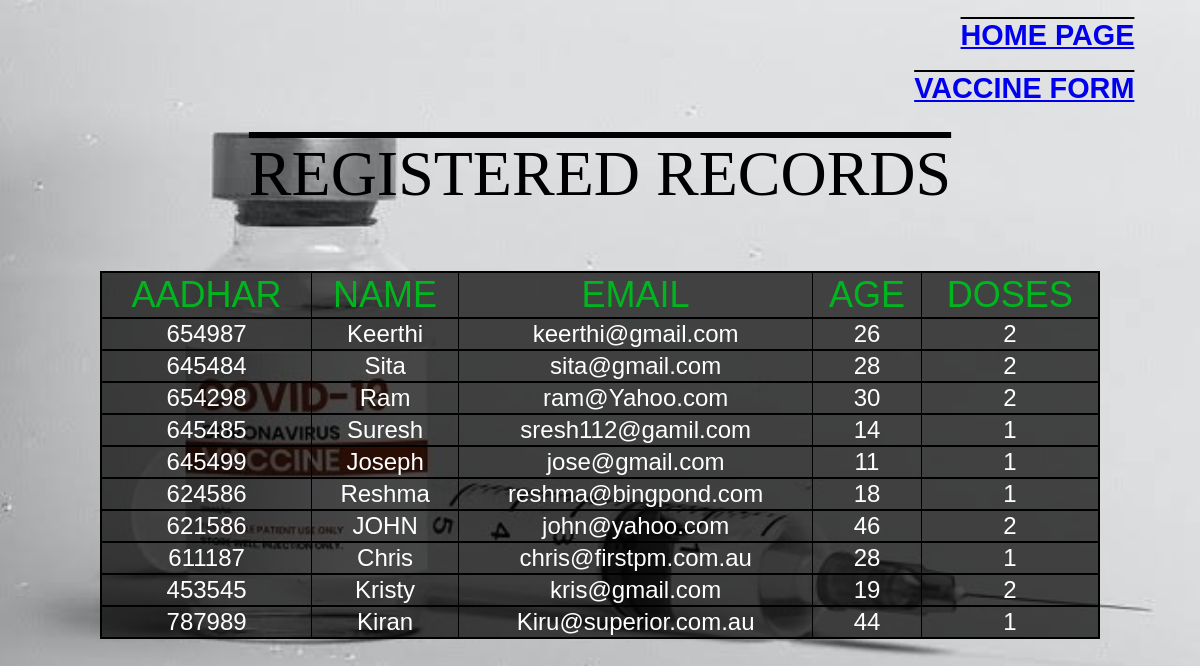
Page /list on the committed database.
### tables this page shows
CREATE TABLE covid
             (aadhar INT PRIMARY KEY NOT NULL,
             name VARCHAR (255) NOT NULL,
             email VARCHAR(255) NOT NULL,
             age INT NOT NULL,
             doses INT);

### Sqllite Database/app.py (the view)
@app.route("/list")
def list():
    con = sql.connect("covid.db")
    con.row_factory = sql.Row
    cur = con.cursor()
    cur.execute("select * from covid;")
    rows  = cur.fetchall()
    return render_template("list.html", rows = rows)

### Sqllite Database/templates/list.html (shortened to what this page needs)
<!DOCTYPE html>
<html >
    <link rel="stylesheet" href="../static/CSS/list.css">
<body>
    <H1> <a href= "/">Home Page</a>  </H1>
    <H1> <a href= "/enternew">Vaccine Form</a>  </H1>
    <div class="landing">
        <header>
            <label > REGISTERED RECORDS </label>
        </header>
    <table border="2">
    <tbody>
        <tr>
            <thead>
                <td>AADHAR</td>
                <td>NAME</td>
                <td>EMAIL</td>
                <td>AGE</td>
                <td>DOSES</td>
            </thead>
        </tr>
        {% for row in rows %}
           <tr>
            <td>{{row["aadhar"]}}</td>
            <td>{{row["name"]}}</td>
            <td>{{row["email"]}}</td>
            <td>{{row["age"]}}</td>
            <td>{{row["doses"]}}</td>
           </tr>
        {% endfor %}
    </tbody>
    </table>
</body>
</html>

### Sqllite Database/static/CSS/list.css (style rules this page uses)
body { background: url(../listimg.jpg); background-size: cover; background-position: center; height: 90vh; }
h1 { font-size: 1.8em; font-family: 'Gill Sans', 'Gill Sans MT', Calibri, 'Trebuchet MS', sans-serif; text-transform: uppercase; text-decoration: overline; display: flex; justify-content: right; padding-right: 2em; }
label { font-size: 4em; padding-top:0.2em; display: flex; justify-content: center; text-decoration:overline; }
table { height: 30vh; width: 1000px;; margin: 60px auto; padding: 20px 20px 30px ; background-color: rgba(0, 0, 0,.7); color: white; text-align: center; font-family: 'Gill Sans', 'Gill Sans MT', Calibri, 'Trebuchet MS', sans-serif; }
thead { font-size:1.5em; color: rgb(0, 182, 30); text-transform: uppercase; }
tr { font-size: 1.5em; }

### Sqllite Database/templates/list.html (style rules this page uses)
table, tr, th { border: 2px solid black; border-collapse: collapse; }

### rows in the picture
covid: aadhar "654987", name "Keerthi", email "keerthi@gmail.com", age "26", doses "2"
covid: aadhar "645484", name "Sita", email "sita@gmail.com", age "28", doses "2"
covid: aadhar "654298", name "Ram", email "ram@Yahoo.com", age "30", doses "2"
covid: aadhar "645485", name "Suresh", email "sresh112@gamil.com", age "14", doses "1"
covid: aadhar "645499", name "Joseph", email "jose@gmail.com", age "11", doses "1"
covid: aadhar "624586", name "Reshma", email "reshma@bingpond.com", age "18", doses "1"
covid: aadhar "621586", name "JOHN", email "john@yahoo.com", age "46", doses "2"
covid: aadhar "611187", name "Chris", email "chris@firstpm.com.au", age "28", doses "1"
covid: aadhar "453545", name "Kristy", email "kris@gmail.com", age "19", doses "2"
covid: aadhar "787989", name "Kiran", email "Kiru@superior.com.au", age "44", doses "1"
